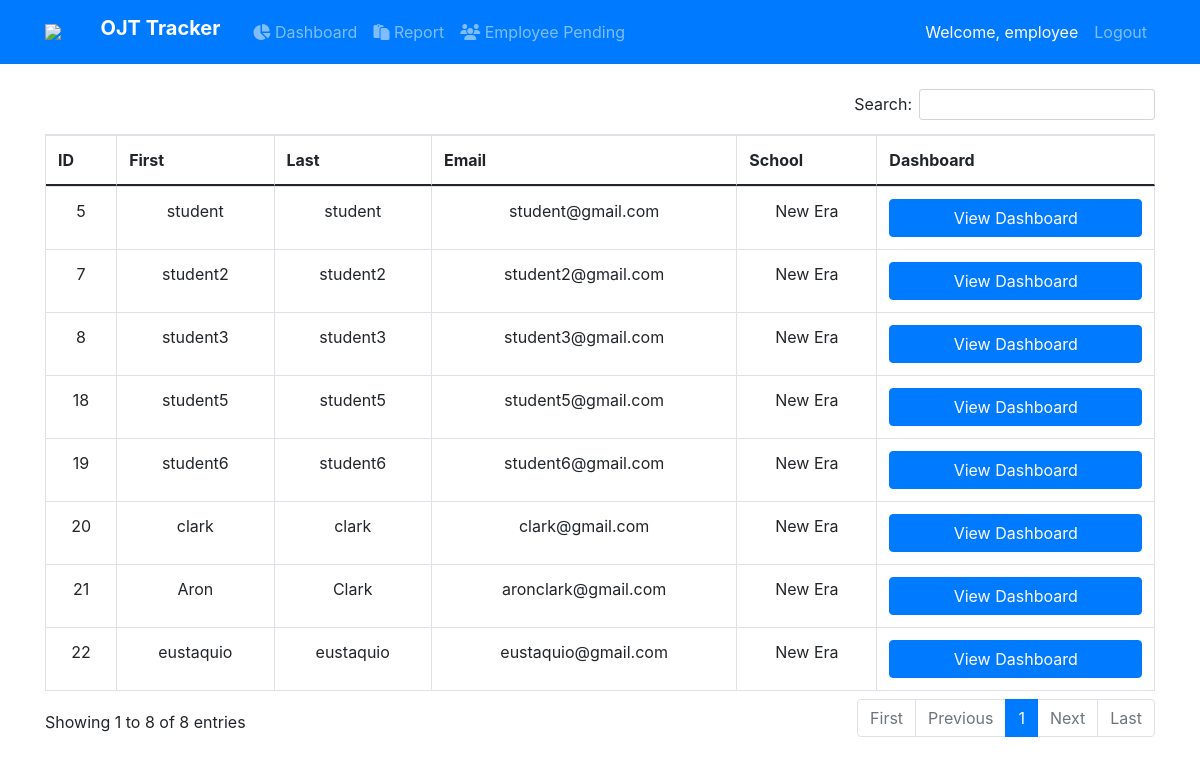
The app's page /employee-home/ (signed in) with its own data.
### accounts/models.py (models this page shows)
class CustomUser(AbstractUser):
    is_student = models.BooleanField(default=False)
    previous_day = models.DateField(null=True, blank=True)
    day_login = models.DateField(null=True, blank=True)
    is_switch = models.BooleanField(default=False)
    is_send = models.BooleanField(default=False)
    school_name = models.CharField(max_length=150, default='New Era')
    section_code = models.CharField(max_length=150, default='None')
    is_employee = models.BooleanField(default=False)
    is_teacher = models.BooleanField(default=False)
    teacher_students = models.ManyToManyField("self", blank=True)
    employee_students = models.ManyToManyField("self", blank=True)
    my_teacher = models.ForeignKey("self", blank=True, null=True, on_delete=models.CASCADE, related_name="student_teacher")
    my_employee = models.ForeignKey("self", blank=True, null=True, on_delete=models.CASCADE, related_name="student_employee")
    pending_employee = models.BooleanField(default=False)
    is_male = models.BooleanField(default=False)
    phone = models.CharField(max_length=20, null=True, blank=True)
    question = models.CharField(max_length=50, null=True, blank=True)
    answer = models.CharField(max_length=250, null=True, blank=True)
    is_student_approve = models.BooleanField(default=False)
    employer_student = models.ManyToManyField("self", blank=True)
    pending_teacher = models.BooleanField(default=False)
    accept_teacher = models.BooleanField(default=False)
    is_confirm_employer = models.BooleanField(default=False)

### blog/views.py (the view)
# urls.py: path('employee-home/', views.employee_home, name='employee_home'),
@login_required
def employee_home(request):
    if request.user.is_employee:
        if request.method == 'GET':
            username = request.user.username
            user = CustomUser.objects.get(username=username)
            students = user.employer_student.all()
            context = {
                'students': students
            }
            return render(
                request,
                'blog/employee_home.html',
                context
            )
    else:
        if request.user.is_teacher:
            return redirect('/instructor-home')
        if request.user.is_student:
            return redirect('/home')

### blog/templates/blog/employee_home.html (shortened to what this page needs)
{% extends "blog/base.html"%}
{% block content %}
<head>
  <link rel="stylesheet" href="https://cdn.datatables.net/1.10.21/css/dataTables.bootstrap4.min.css">
</head>
<div style="margin-top: 8%">
  <table id="student" class="table table-bordered dt-responsive">
    <thead class="text-center">
        <tr>
          <th scope="col">ID</th>
          <th scope="col">First</th>
          <th scope="col">Last</th>
          <th scope="col">Email</th>
          <th scope="col">School</th>
          <th scope="col">Dashboard</th>
        </tr>
      </thead>
      <tbody class="text-center">
        {% for student in students %}
          {% if student.is_student_approve %}
            <tr>
                <td>{{ student.id }}</td>
                <td>{{ student.first_name }}</td>
                <td>{{ student.last_name }}</td>
                <td>{{ student.email }}</td>
                <td>{{ student.school_name }}</td>
                <td>
                  <form action="{% url 'view_employee_student_dashboard' student.id %}" method="POST">
                    <button type="submit" class="btn btn-primary btn-block">View Dashboard</button>
                  </form>
                </td>
            </tr>
          {% endif %}
          {% empty %}
          <h5 class="text-center mt-2">Empty students.</h5>
        {% endfor %}
      </tbody>
  </table>
</div>
{% endblock content%}

### blog/templates/blog/base.html (shortened to what this page needs)
{% load static %}
<!DOCTYPE html>
<html>
<head>
<link rel="stylesheet" href="https://cdn.datatables.net/1.10.21/css/dataTables.bootstrap4.min.css">
<link href="https://cdn.jsdelivr.net/npm/bootstrap@5.0.0-beta3/dist/css/bootstrap.min.css" rel="stylesheet">
  <link rel="stylesheet" href="https://stackpath.bootstrapcdn.com/font-awesome/4.7.0/css/font-awesome.min.css">
<link rel="stylesheet" href="https://cdnjs.cloudflare.com/ajax/libs/font-awesome/4.7.0/css/font-awesome.min.css">
    <link rel="stylesheet" href="https://maxcdn.bootstrapcdn.com/bootstrap/4.0.0/css/bootstrap.min.css">
    <link rel="stylesheet" type="text/css" href="{% static 'blog/main.css' %}">
</head>
<body>
    <header class="site-header">
      <nav class="navbar navbar-expand-md navbar-dark bg-primary fixed-top">
        <div class="container">
        {% if request.user.is_employee %}
          <img style="width:5%" src="http://www.neu.edu.ph/ccs/wp-content/uploads/2017/04/cropped-ccslogo.png"><a href="{% url 'employee_home' %}"><h5 class="navbar-brand mr-4 font-weight-bold">OJT Tracker</h5></a>
        {% endif %}
          <div class="collapse navbar-collapse"
                id="navbarToggle">
            {% if request.user.is_employee %}
              <div class="navbar-nav mr-auto">
                <a class="nav-item nav-link"
                  href="{% url 'employee_home' %}"><i class="fas fa-chart-pie"></i> Dashboard
                </a>
                <a class="nav-item nav-link"
                  href="{% url 'employee_report' %}"> <i class="fas fa-paste"></i> Report
                </a>
                <a class="nav-item nav-link"
                  href="{% url 'employee_pending' %}"> <i class="fas fa-users"></i> Employee Pending
                </a>
              </div>
            {% endif %}
              <div class="navbar-nav">
                {% if user.is_authenticated %}
                   {% if request.user.is_employee %}
                <a class="nav-item nav-link" style="color:white">
                Welcome, {{user.first_name}}
                </a>
                <a class="nav-item nav-link"
                href="{% url 'logout' %}">Logout
                </a>
                {%endif%}
              {%endif%}
              </div>
          </div>
        </div>
      </nav>
    </header>
    <main role="main"
          class="container">
      <div class="row">
        <div class="col">
          {% block content %}
          {% endblock %}
        </div>
    </main>
</body>
</html>

### blog/templates/blog/base.html (style rules this page uses)
img { width: 25%; -webkit-animation: mover 2s infinite alternate; animation: mover 1s infinite alternate; }

### records on screen
CustomUser: first_name "employee"
CustomUser: id "5", first_name "student", last_name "student", email "student@gmail.com", school_name "New Era"
CustomUser: id "7", first_name "student2", last_name "student2", email "student2@gmail.com", school_name "New Era"
CustomUser: id "8", first_name "student3", last_name "student3", email "student3@gmail.com", school_name "New Era"
CustomUser: id "18", first_name "student5", last_name "student5", email "student5@gmail.com", school_name "New Era"
CustomUser: id "19", first_name "student6", last_name "student6", email "student6@gmail.com", school_name "New Era"
CustomUser: id "20", first_name "clark", last_name "clark", email "clark@gmail.com", school_name "New Era"
CustomUser: id "21", first_name "Aron", last_name "Clark", email "aronclark@gmail.com", school_name "New Era"
CustomUser: id "22", first_name "eustaquio", last_name "eustaquio", email "eustaquio@gmail.com", school_name "New Era"
